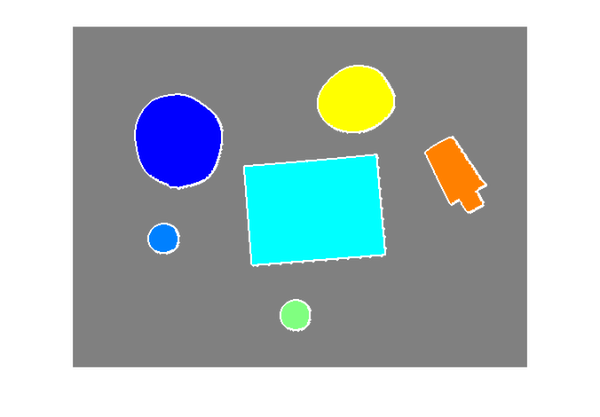
%> input picture 3-1算法-Algorithms_MathModels/《MATLAB图像处理》源文件/本书源文件/chap4/ipexroundness_04.png, 600 x 417 px
$ octave chap4_10.m   (GNU Octave 9; MATLAB toolbox functions it lacks are replaced by stand-ins)
%> lines starting %> are read from the running program, lines starting %| are printed output that depends on the picture
close all;              %关闭当前所有图形窗口，清空工作空间变量，清除工作空间所有变量
clear all;
clc
A=imread('ipexroundness_04.png');%读入原始图像赋值给A和B
%> A is the input picture: size 417x600x3 uint8; mean R, G, B 170.8, 183.4, 184.8
B=imread('ipexroundness_01.png');
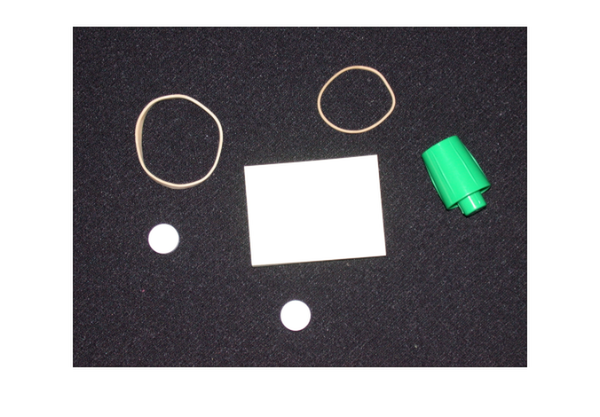
%> input picture 3-1算法-Algorithms_MathModels/《MATLAB图像处理》源文件/本书源文件/chap4/ipexroundness_01.png, 600 x 417 px
%> B is the input picture: size 417x600x3 uint8; mean R, G, B 143, 142.8, 145.2
C=immultiply(A,B);              %计算A和B的乘法，计算结果返回给C
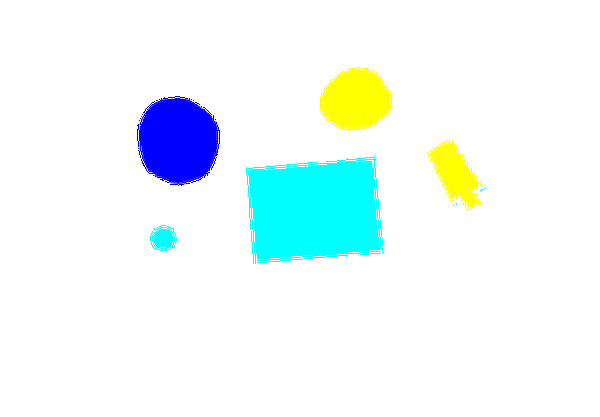
%> C: size 417x600x3 uint8; mean R, G, B 236.8, 249.2, 249.7
A1=im2double(A);                %将A和B转换成双精度类型，存为A1和B1
B1=im2double(B);
C1=immultiply(A1,B1);           %重新计算A1和B1的乘积，结果返回给C1
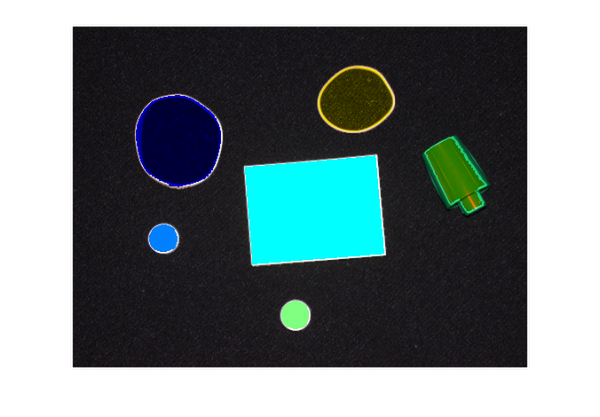
%> C1: size 417x600x3 double; mean R, G, B 0.446, 0.5, 0.504
set(0,'defaultFigurePosition',[100,100,1000,500]);%修改图形图像位置的默认设置
set(0,'defaultFigureColor',[1 1 1])%修改图形背景颜色的设置
figure(1),% 显示原图像A和B
subplot(121),imshow(A),axis on;
subplot(122),imshow(B),axis on;
figure(2),% 显示uint8和double图像数据格式下，乘积C和C1
subplot(121),imshow(C),axis on;;
subplot(122),imshow(C1),axis on;;
